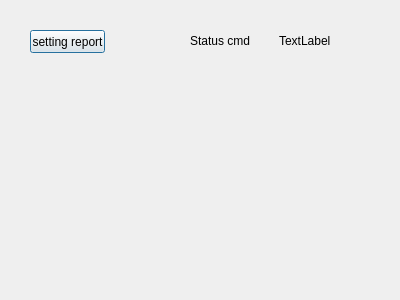
<?xml version="1.0" encoding="UTF-8"?>
<ui version="4.0">
 <class>RunningOpr</class>
 <widget class="QDialog" name="RunningOpr">
  <property name="geometry">
   <rect>
    <x>0</x>
    <y>0</y>
    <width>400</width>
    <height>300</height>
   </rect>
  </property>
  <property name="windowTitle">
   <string>Dialog</string>
  </property>
  <widget class="QPushButton" name="settingReport">
   <property name="geometry">
    <rect>
     <x>30</x>
     <y>30</y>
     <width>75</width>
     <height>23</height>
    </rect>
   </property>
   <property name="text">
    <string>setting report</string>
   </property>
  </widget>
  <widget class="QWidget" name="">
   <property name="geometry">
    <rect>
     <x>190</x>
     <y>20</y>
     <width>171</width>
     <height>41</height>
    </rect>
   </property>
   <layout class="QHBoxLayout" name="horizontalLayout">
    <item>
     <widget class="QLabel" name="label">
      <property name="text">
       <string>Status cmd</string>
      </property>
     </widget>
    </item>
    <item>
     <widget class="QLabel" name="stCmd">
      <property name="text">
       <string>TextLabel</string>
      </property>
     </widget>
    </item>
   </layout>
  </widget>
 </widget>
 <resources/>
 <connections/>
</ui>
